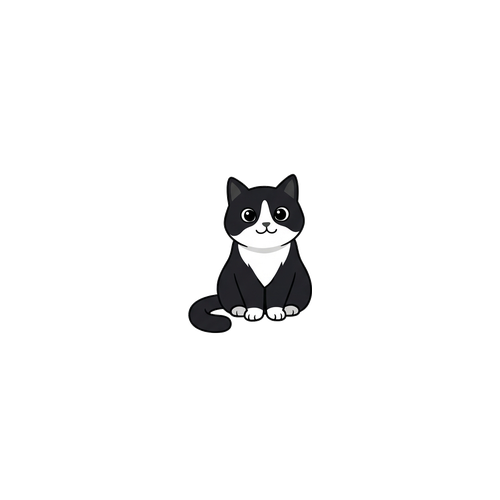
#> input picture upload/img/cat_neutral.png, 500 x 500 px, found by its file name
$ python center_sprites.py
#> lines starting #> are read from the running program, lines starting #| are printed output that depends on the picture
from PIL import Image
import glob
import os

files = ['cat_neutral.png', 'cat_happy.png', 'cat_disgust.png']

def trim_and_center(path):
#> called with path = 'cat_neutral.png'
    print(f"Centering {path}...")
    try:
        img = Image.open(path).convert("RGBA")
#> img is the input picture: PIL image 500x500 RGBA; mean R, G, B, A 4.7, 4.7, 4.8, 12.2

        # Get bounding box of content
        bbox = img.getbbox()
#> bbox = (188, 171, 312, 336)
        if not bbox:
            print("Empty image")
            return

        cropped = img.crop(bbox)
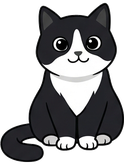
#> cropped: PIL image 124x165 RGBA; mean R, G, B, A 57.5, 57.5, 59.1, 148.6; transparent parts drawn white

        # Create a new square canvas
        w, h = cropped.size
#> w = 124; h = 165
        size = max(w, h)
#> size = 165
        new_size = (int(size * 1.2), int(size * 1.2)) # Add padding
#> new_size = (198, 198)

        new_img = Image.new("RGBA", new_size, (0, 0, 0, 0))
#> new_img: PIL image 198x198 RGBA; every value is 0

        # Paste centered
        offset = ((new_size[0] - w) // 2, (new_size[1] - h) // 2)
#> offset = (37, 16)
        new_img.paste(cropped, offset)
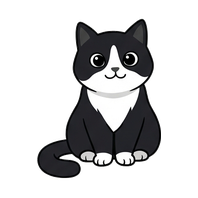
#> new_img: PIL image 198x198 RGBA; mean R, G, B, A 30, 30, 30.8, 77.5; transparent parts drawn white

        new_img.save(path) # Overwrite
        print("Done")
    except Exception as e:
        print(f"Error: {e}")

for f in files:
    if os.path.exists(f):
        trim_and_center(f)
#> pass 2 of the loop `for f in files:`:
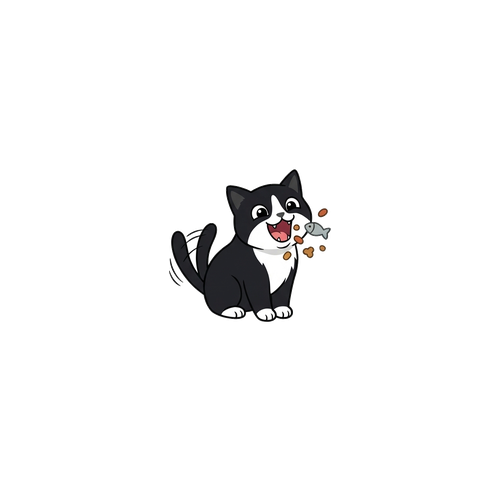
#> input picture frontend-game/upload/img/cat_happy.png, 500 x 500 px, found by its file name
#> in trim_and_center, img is the input picture: PIL image 500x500 RGBA; mean R, G, B, A 5.6, 5.4, 5.5, 13.6
#> bbox = (169, 166, 331, 324)
#> in trim_and_center (call 2), `cropped = img.crop(bbox)`:
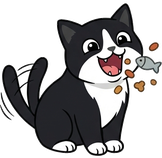
#> cropped: PIL image 162x158 RGBA; mean R, G, B, A 54.6, 53.1, 53.9, 133; transparent parts drawn white
#> in trim_and_center (call 2), `new_img.paste(cropped, offset)`:
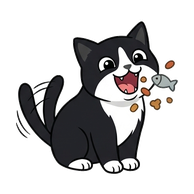
#> new_img: PIL image 194x194 RGBA; mean R, G, B, A 37.1, 36.1, 36.6, 90.5; transparent parts drawn white
#> pass 3 of the loop `for f in files:`:
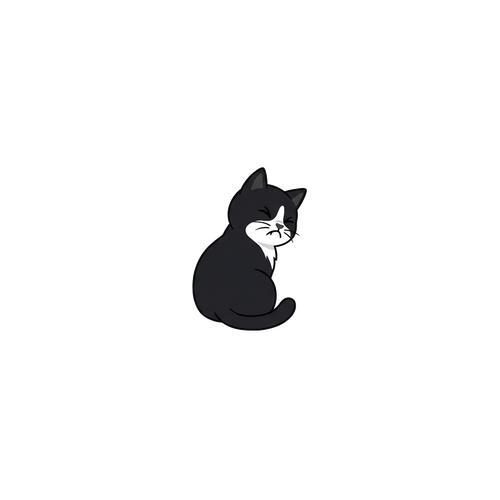
#> input picture upload/img/cat_disgust.png, 500 x 500 px, found by its file name
#> in trim_and_center, img is the input picture: PIL image 500x500 RGBA; mean R, G, B, A 2.9, 2.9, 3.1, 11.5
#> bbox = (192, 164, 307, 333)
#> in trim_and_center (call 3), `cropped = img.crop(bbox)`:
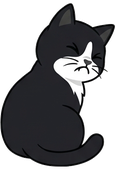
#> cropped: PIL image 115x169 RGBA; mean R, G, B, A 37.7, 37.9, 40, 148.3; transparent parts drawn white
#> in trim_and_center (call 3), `new_img.paste(cropped, offset)`:
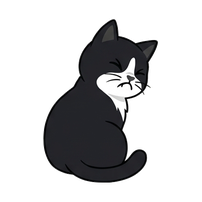
#> new_img: PIL image 202x202 RGBA; mean R, G, B, A 18, 18, 19.1, 70.6; transparent parts drawn white
